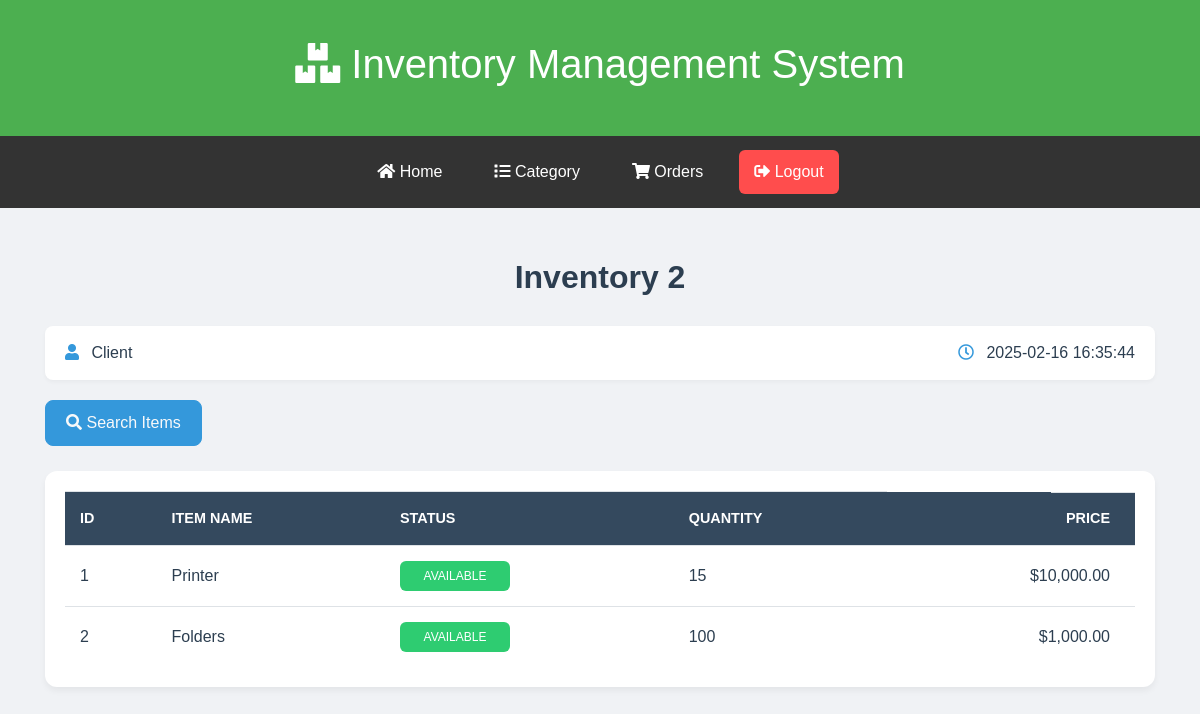
/display2.2.php, run on the app's committed database.
### tables this page shows
CREATE TABLE `inventory2` (
  `id` int(11) NOT NULL,
  `name` varchar(255) NOT NULL,
  `Status` varchar(50) NOT NULL,
  `quantity` int(11) NOT NULL,
  `price` decimal(10,2) NOT NULL
);

### display2.2.php (the view, shortened to what this page needs)
<?php
include 'db.php';
?>
<!doctype html>
<html lang="en">
<head>
    <link rel="stylesheet" href="https://stackpath.bootstrapcdn.com/bootstrap/4.5.2/css/bootstrap.min.css">
    <link rel="stylesheet" href="https://cdnjs.cloudflare.com/ajax/libs/font-awesome/5.15.4/css/all.min.css">
</head>
<body>
<header>
        <h1><i class="fas fa-boxes"></i> Inventory Management System</h1>
    </header>
    <nav>
        <a href="home1.php" style="text-decoration:none;"><i class="fa fa-home"></i> Home</a>
        <a href="category1.php" style="text-decoration:none;"><i class="fa fa-list"></i> Category</a>
        <a href="view_orders.php" style="text-decoration:none;"><i class="fa fa-shopping-cart"></i> Orders</a>
        <a href="logout.php" class="nav-link logout-btn" name="logout" onclick="return confirmLogout();">
            <i class="fa fa-sign-out-alt"></i> Logout
        </a>
    </nav>
<div class="container">
    <h2 class="text-center">Inventory 2</h2>
    <div class="user-info">
    <div>
        <i class="fas fa-user" style="margin-right: 8px; color: #3498db;"></i>     <?php echo htmlspecialchars('Client'); ?>
    </div>
    <div>
        <i class="far fa-clock" style="margin-right: 8px; color: #3498db;"></i> <span id="current-time"><?php echo date('Y-m-d H:i:s'); ?></span>
    </div>
</div>
<div class="d-flex justify-content-between button-container">
     <button class="btn btn-search text-white">
         <a href="search2.2.php" class="text-light" style="text-decoration: none;">
             <i class="fas fa-search"></i> Search Items
         </a>
     </button>
 </div>
    <div class="table-container">
        <table class="table">
            <thead>
                <tr>
                    <th>Id</th>
                    <th>Item Name</th>
                    <th>Status</th>
                    <th>Quantity</th>
                    <th style="float:right;">Price</th>
                </tr>
            </thead>
            <tbody>
                <?php
                $sql = "SELECT * FROM inventory2";
                $result = mysqli_query($conn, $sql);
                if ($result) {
                    while ($row = mysqli_fetch_assoc($result)) {
                        $id = $row['id'];
                        $item = $row['name'];
                        $status = $row['Status'];
                        $qnt = $row['quantity'];
                        $price = $row['price'];
                        $statusClass = ($status == 'Available') ? 'status-available' : 'status-not-available';
                        echo '<tr>
                            <td>' . $id . '</td>
                            <td>' . $item . '</td>
                            <td><span class="status-badge ' . $statusClass . '">' . $status . '</span></td>
                            <td>' . $qnt . '</td>
                            <td>$' . number_format($price, 2) . '</td>
                        </tr>';
                    }
                } else {
                    echo '<tr><td colspan="6" class="text-danger">Error fetching data: ' . mysqli_error($conn) . '</td></tr>';
                }
                ?>
            </tbody>
        </table>
    </div>
</div>
</body>
</html>

### display2.2.php (style rules this page uses)
* { margin: 0; padding: 0; box-sizing: border-box; }
body { background-color: #f0f2f5; font-family: 'Arial', sans-serif; }
header { background-color: #4CAF50; color: white; padding: 40px; text-align: center; }
nav { background-color: #333; display: flex; align-items: center; justify-content: center; padding: 10px; position: relative; }
nav a { color: white; text-align: center; padding: 14px 16px; text-decoration: none; margin: 0 10px; transition: background-color 0.3s, color 0.3s; font-size: 16px; }
.logout-btn { background-color: #ff4d4d; padding: 10px 15px; border-radius: 6px; }
.container { margin-top: 50px; margin-bottom: 50px; }
h2 { color: #2c3e50; margin-bottom: 30px; font-weight: 600; text-align: center; }
.user-info { background-color: #fff; padding: 15px 20px; border-radius: 8px; box-shadow: 0 2px 4px rgba(0, 0, 0, 0.04); margin-bottom: 20px; color: #2c3e50; display: flex; justify-content: space-between; align-items: center; }
.user-info i { margin-right: 8px; color: #3498db; }
.button-container { margin-bottom: 25px; display: flex; gap: 10px; }
.btn-search { background-color: #3498db; border-color: #3498db; padding: 10px 20px; border-radius: 8px; transition: all 0.3s ease; display: flex; align-items: center; gap: 8px; }
.table-container { background-color: #fff; border-radius: 12px; box-shadow: 0 4px 6px rgba(0, 0, 0, 0.05); padding: 20px; overflow-x: auto; }
.table { margin-bottom: 0; width: 100%; }
.table thead { background-color: #34495e; color: #fff; }
.table thead th { border-bottom: none; font-weight: 600; text-transform: uppercase; font-size: 0.9rem; padding: 15px; }
.table thead th:nth-child(5) { text-align: right; padding-right: 25px; }
.table thead th { white-space: nowrap; }
.table thead th:last-child { text-align: left; }
.table td { padding: 15px; vertical-align: middle; color: #2c3e50; }
.status-badge { display: inline-block; padding: 6px 12px; border-radius: 6px; font-weight: 500; font-size: 12px; text-align: center; width: 110px; text-transform: uppercase; white-space: nowrap; }
.status-available { background-color: #2ecc71; color: white; }
.table td:nth-child(5) { text-align: right; padding-right: 25px; }

### data on the page
inventory2: id "1", name "Printer", Status "AVAILABLE", quantity "15", price "10,000.00"
inventory2: id "2", name "Folders", Status "AVAILABLE", quantity "100", price "1,000.00"
